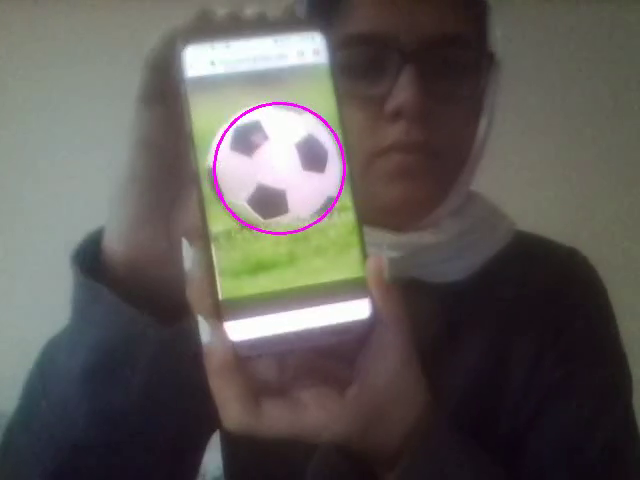
#> input picture frame 21 of balck_and_white_ball_tracking.mp4, 640 x 480 px, given in place of the camera
$ python black_and_white_ball_detection.py
#> lines starting #> are read from the running program, lines starting #| are printed output that depends on the picture; after the words box and inside, x2 and y2 are one past the last pixel; in counts of white or black regions, pixels touching at a corner belong together
import cv2
from imutils.video import VideoStream
import time
import imutils
import math

#to save video
fourcc = cv2.VideoWriter_fourcc('X','V','I','D')
out = cv2.VideoWriter('balck_and_white_ball_tracking.avi', fourcc, 30.0, (640,480))

classifier = 'classifier/cascade.xml'

ball_tracker = cv2.CascadeClassifier(classifier)

#start video cam
vs = VideoStream(src=0).start()

time.sleep(2.0)

while True:

	#read frame
	frame = vs.read()
#> frame is the input picture: shape (480, 640, 3); mean B, G, R 87, 90.4, 94.8

	#turn frame to gray scale
	gray_frame = cv2.cvtColor(frame, cv2.COLOR_BGR2GRAY)
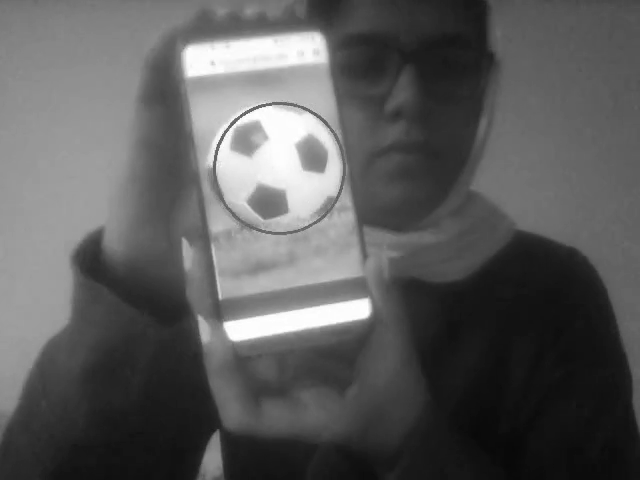
#> gray_frame: shape (480, 640); min 8, max 255, mean 91.3

	balls = ball_tracker.detectMultiScale(gray_frame,1.1,9)
#> balls = [[215, 108, 132, 132]]


	for (x,y,w,h) in balls:

		cv2.circle(frame, (math.ceil(x+w*0.5), math.ceil(y+h*0.5)), math.ceil(w*0.5),
			(255, 0, 255), 2)
#> this loop made 1 pass
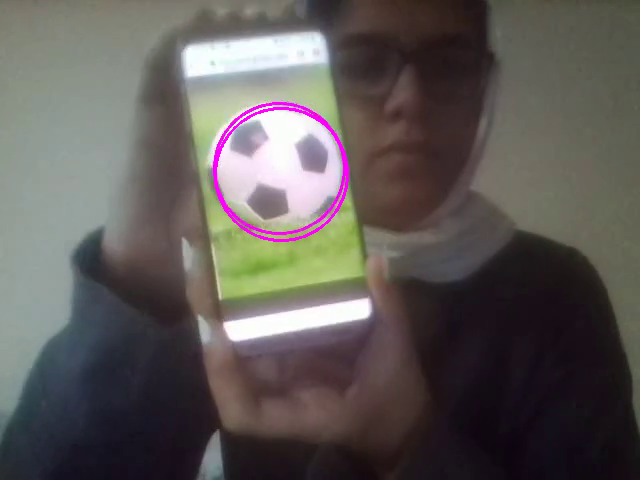
#> frame: shape (480, 640, 3); 0.39% of pixels changed, all inside (x1, y1, x2, y2) = (214, 107, 349, 242)

	#save frame
	out.write(frame)

	#show frame
	cv2.imshow('Detect Ball',frame)

	#break when q is pressed
	key = cv2.waitKey(1) & 0xFF
#> (key q is pressed here)
	if key == ord("q"):
		break

out.release()
cv2.destroyAllWindows()

$ run again, starting later in the video
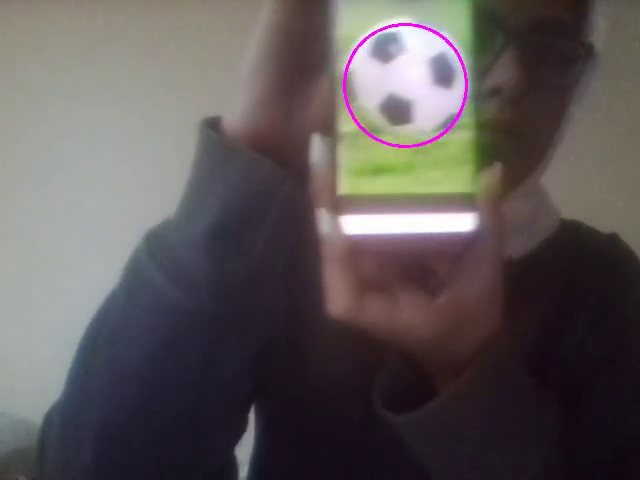
#> input picture frame 95 of balck_and_white_ball_tracking.mp4, 640 x 480 px, given in place of the camera
#> frame is the input picture: shape (480, 640, 3); mean B, G, R 87.8, 87.4, 94
#> `gray_frame = cv2.cvtColor(frame, cv2.COLOR_BGR2GRAY)`:
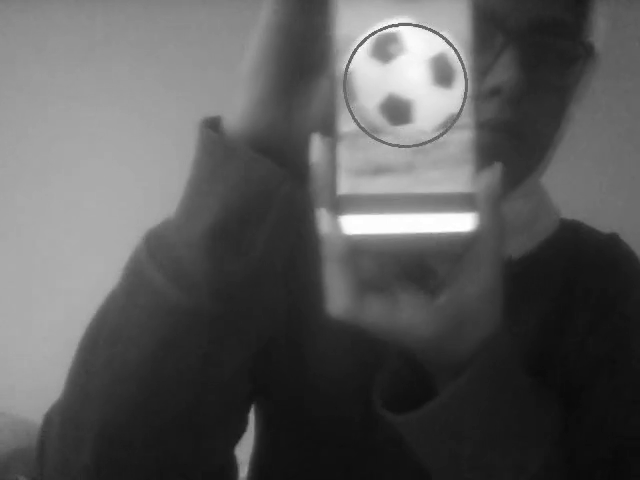
#> gray_frame: shape (480, 640); min 9, max 255, mean 89.4
#> balls = [[352, 26, 117, 117]]
#> the loop `for (x,y,w,h) in balls: ` made 1 pass
#> after the loop `for (x,y,w,h) in balls:`:
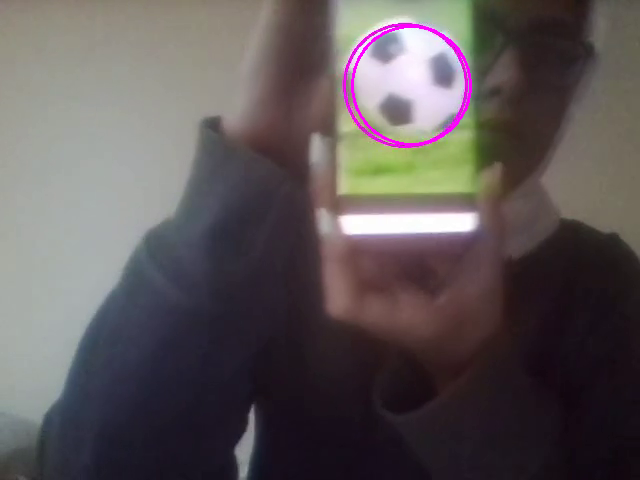
#> frame: shape (480, 640, 3); 0.36% of pixels changed, all inside (x1, y1, x2, y2) = (351, 25, 472, 146)

$ run again, starting later in the video
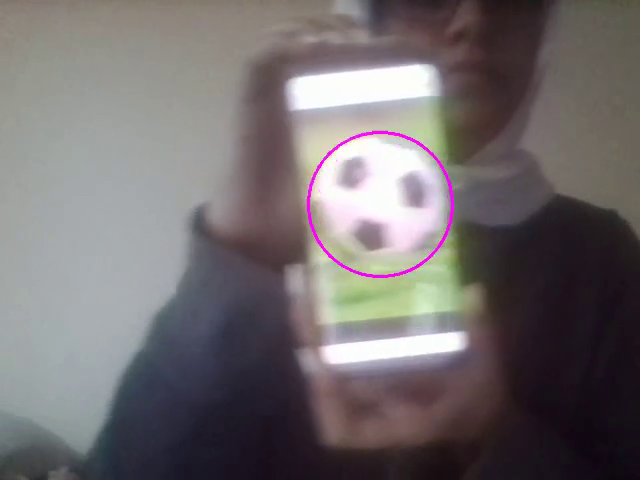
#> input picture frame 170 of balck_and_white_ball_tracking.mp4, 640 x 480 px, given in place of the camera
#> frame is the input picture: shape (480, 640, 3); mean B, G, R 110, 108.4, 114.3
#> `gray_frame = cv2.cvtColor(frame, cv2.COLOR_BGR2GRAY)`:
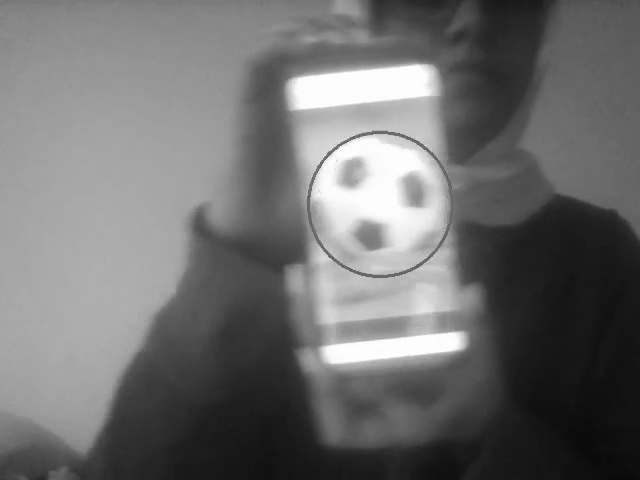
#> gray_frame: shape (480, 640); min 9, max 255, mean 110.3
#> balls = [[317, 147, 126, 126]]
#> the loop `for (x,y,w,h) in balls: ` made 1 pass
#> after the loop `for (x,y,w,h) in balls:`:
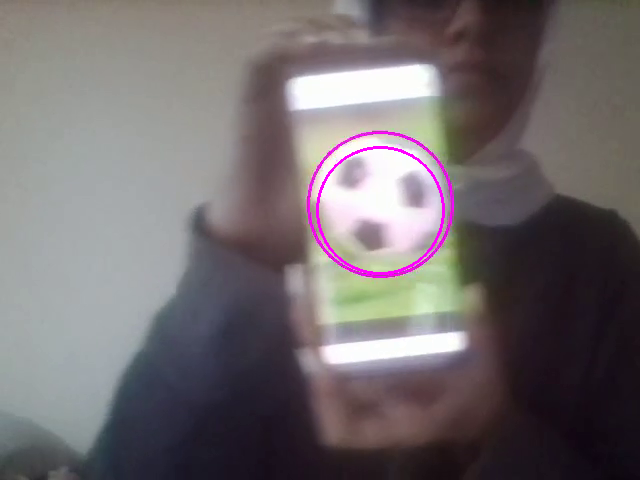
#> frame: shape (480, 640, 3); 0.37% of pixels changed, all inside (x1, y1, x2, y2) = (316, 146, 445, 275)
